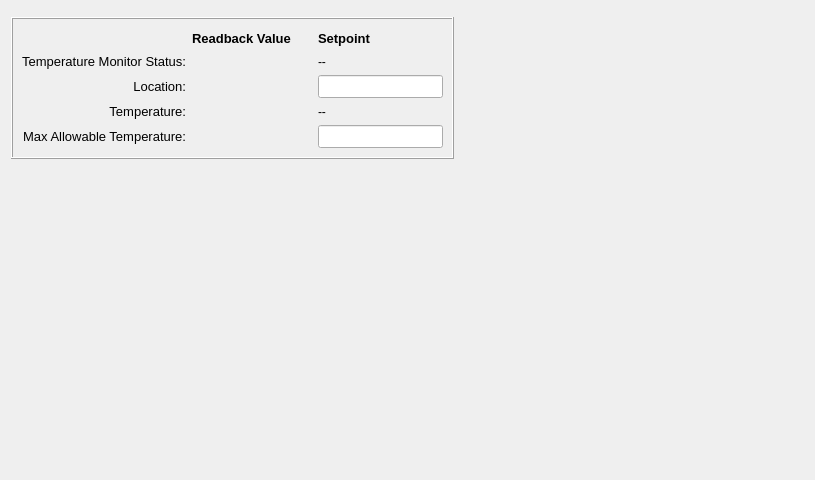
<?xml version="1.0" encoding="UTF-8"?>
<ui version="4.0">
 <class>Form</class>
 <widget class="QWidget" name="Form">
  <property name="geometry">
   <rect>
    <x>0</x>
    <y>0</y>
    <width>815</width>
    <height>480</height>
   </rect>
  </property>
  <property name="sizePolicy">
   <sizepolicy hsizetype="MinimumExpanding" vsizetype="MinimumExpanding">
    <horstretch>0</horstretch>
    <verstretch>0</verstretch>
   </sizepolicy>
  </property>
  <property name="minimumSize">
   <size>
    <width>640</width>
    <height>480</height>
   </size>
  </property>
  <property name="windowTitle">
   <string>Temperature Monitor Expert</string>
  </property>
  <layout class="QVBoxLayout" name="verticalLayout">
   <item>
    <widget class="PyDMEmbeddedDisplay" name="Header">
     <property name="sizePolicy">
      <sizepolicy hsizetype="Expanding" vsizetype="Fixed">
       <horstretch>0</horstretch>
       <verstretch>0</verstretch>
      </sizepolicy>
     </property>
     <property name="maximumSize">
      <size>
       <width>16777215</width>
       <height>30</height>
      </size>
     </property>
     <property name="toolTip">
      <string/>
     </property>
     <property name="frameShape">
      <enum>QFrame::NoFrame</enum>
     </property>
     <property name="macros" stdset="0">
      <string>{&quot;TITLE&quot;:&quot;Temperature Monitor Expert: ${DEVICE}&quot;}</string>
     </property>
     <property name="filename" stdset="0">
      <string>./widgets/header.ui</string>
     </property>
    </widget>
   </item>
   <item>
    <layout class="QHBoxLayout" name="horizontalLayout">
     <item>
      <widget class="QFrame" name="frame">
       <property name="frameShape">
        <enum>QFrame::Box</enum>
       </property>
       <property name="frameShadow">
        <enum>QFrame::Raised</enum>
       </property>
       <layout class="QGridLayout" name="gridLayout_2">
        <item row="3" column="0">
         <widget class="PyDMLabel" name="CurrentTempLabel">
          <property name="font">
           <font>
            <pointsize>10</pointsize>
           </font>
          </property>
          <property name="toolTip">
           <string/>
          </property>
          <property name="text">
           <string>Temperature:</string>
          </property>
          <property name="alignment">
           <set>Qt::AlignRight|Qt::AlignTrailing|Qt::AlignVCenter</set>
          </property>
         </widget>
        </item>
        <item row="0" column="2">
         <spacer name="horizontalSpacer">
          <property name="orientation">
           <enum>Qt::Horizontal</enum>
          </property>
          <property name="sizeType">
           <enum>QSizePolicy::Fixed</enum>
          </property>
          <property name="sizeHint" stdset="0">
           <size>
            <width>20</width>
            <height>20</height>
           </size>
          </property>
         </spacer>
        </item>
        <item row="4" column="0">
         <widget class="PyDMLabel" name="MaxTempLabel">
          <property name="font">
           <font>
            <pointsize>10</pointsize>
           </font>
          </property>
          <property name="toolTip">
           <string/>
          </property>
          <property name="text">
           <string>Max Allowable Temperature:</string>
          </property>
          <property name="alignment">
           <set>Qt::AlignRight|Qt::AlignTrailing|Qt::AlignVCenter</set>
          </property>
         </widget>
        </item>
        <item row="3" column="1">
         <widget class="PyDMLabel" name="CurrentTemp">
          <property name="sizePolicy">
           <sizepolicy hsizetype="Fixed" vsizetype="Preferred">
            <horstretch>0</horstretch>
            <verstretch>0</verstretch>
           </sizepolicy>
          </property>
          <property name="minimumSize">
           <size>
            <width>100</width>
            <height>0</height>
           </size>
          </property>
          <property name="maximumSize">
           <size>
            <width>100</width>
            <height>16777215</height>
           </size>
          </property>
          <property name="font">
           <font>
            <pointsize>10</pointsize>
           </font>
          </property>
          <property name="toolTip">
           <string/>
          </property>
          <property name="showUnits" stdset="0">
           <bool>true</bool>
          </property>
          <property name="channel" stdset="0">
           <string>${PV}_RBV</string>
          </property>
          <property name="displayFormat" stdset="0">
           <enum>PyDMLabel::Decimal</enum>
          </property>
         </widget>
        </item>
        <item row="4" column="1">
         <widget class="PyDMLabel" name="PyDMLabel_4">
          <property name="font">
           <font>
            <pointsize>10</pointsize>
           </font>
          </property>
          <property name="toolTip">
           <string/>
          </property>
          <property name="showUnits" stdset="0">
           <bool>true</bool>
          </property>
          <property name="channel" stdset="0">
           <string>${PV}:MAX_TEMP_RBV</string>
          </property>
         </widget>
        </item>
        <item row="0" column="3">
         <widget class="PyDMLabel" name="PyDMLabel_2">
          <property name="font">
           <font>
            <pointsize>10</pointsize>
            <weight>75</weight>
            <bold>true</bold>
           </font>
          </property>
          <property name="toolTip">
           <string/>
          </property>
          <property name="text">
           <string>Setpoint</string>
          </property>
         </widget>
        </item>
        <item row="2" column="1">
         <widget class="PyDMLabel" name="PyDMLabel_6">
          <property name="font">
           <font>
            <pointsize>10</pointsize>
           </font>
          </property>
          <property name="toolTip">
           <string/>
          </property>
          <property name="channel" stdset="0">
           <string>${PV}:LOC</string>
          </property>
         </widget>
        </item>
        <item row="3" column="3">
         <widget class="PyDMLabel" name="PyDMLabel_3">
          <property name="sizePolicy">
           <sizepolicy hsizetype="Fixed" vsizetype="Preferred">
            <horstretch>0</horstretch>
            <verstretch>0</verstretch>
           </sizepolicy>
          </property>
          <property name="toolTip">
           <string/>
          </property>
          <property name="text">
           <string>--</string>
          </property>
         </widget>
        </item>
        <item row="0" column="1">
         <widget class="PyDMLabel" name="PyDMLabel">
          <property name="font">
           <font>
            <pointsize>10</pointsize>
            <weight>75</weight>
            <bold>true</bold>
           </font>
          </property>
          <property name="toolTip">
           <string/>
          </property>
          <property name="text">
           <string>Readback Value</string>
          </property>
         </widget>
        </item>
        <item row="2" column="0">
         <widget class="PyDMLabel" name="PyDMLabel_5">
          <property name="font">
           <font>
            <pointsize>10</pointsize>
           </font>
          </property>
          <property name="toolTip">
           <string/>
          </property>
          <property name="text">
           <string>Location:</string>
          </property>
          <property name="alignment">
           <set>Qt::AlignRight|Qt::AlignTrailing|Qt::AlignVCenter</set>
          </property>
         </widget>
        </item>
        <item row="4" column="3">
         <widget class="PyDMLineEdit" name="PyDMLineEdit">
          <property name="sizePolicy">
           <sizepolicy hsizetype="Fixed" vsizetype="Fixed">
            <horstretch>0</horstretch>
            <verstretch>0</verstretch>
           </sizepolicy>
          </property>
          <property name="minimumSize">
           <size>
            <width>100</width>
            <height>0</height>
           </size>
          </property>
          <property name="maximumSize">
           <size>
            <width>16777215</width>
            <height>16777215</height>
           </size>
          </property>
          <property name="baseSize">
           <size>
            <width>100</width>
            <height>0</height>
           </size>
          </property>
          <property name="font">
           <font>
            <pointsize>10</pointsize>
           </font>
          </property>
          <property name="toolTip">
           <string/>
          </property>
          <property name="showUnits" stdset="0">
           <bool>true</bool>
          </property>
          <property name="channel" stdset="0">
           <string>${PV}:MAX_TEMP</string>
          </property>
          <property name="displayFormat" stdset="0">
           <enum>PyDMLineEdit::Decimal</enum>
          </property>
         </widget>
        </item>
        <item row="2" column="3">
         <widget class="PyDMLineEdit" name="PyDMLineEdit_2">
          <property name="sizePolicy">
           <sizepolicy hsizetype="Fixed" vsizetype="Fixed">
            <horstretch>0</horstretch>
            <verstretch>0</verstretch>
           </sizepolicy>
          </property>
          <property name="font">
           <font>
            <pointsize>10</pointsize>
           </font>
          </property>
          <property name="toolTip">
           <string/>
          </property>
          <property name="channel" stdset="0">
           <string>${PV}:LOC</string>
          </property>
         </widget>
        </item>
        <item row="1" column="0">
         <widget class="PyDMLabel" name="PyDMLabel_7">
          <property name="font">
           <font>
            <pointsize>10</pointsize>
           </font>
          </property>
          <property name="toolTip">
           <string/>
          </property>
          <property name="text">
           <string>Temperature Monitor Status:</string>
          </property>
          <property name="alignment">
           <set>Qt::AlignRight|Qt::AlignTrailing|Qt::AlignVCenter</set>
          </property>
         </widget>
        </item>
        <item row="1" column="3">
         <widget class="PyDMLabel" name="PyDMLabel_8">
          <property name="toolTip">
           <string/>
          </property>
          <property name="text">
           <string>--</string>
          </property>
         </widget>
        </item>
        <item row="1" column="1">
         <widget class="PyDMLabel" name="PyDMLabel_9">
          <property name="font">
           <font>
            <pointsize>10</pointsize>
           </font>
          </property>
          <property name="toolTip">
           <string/>
          </property>
          <property name="channel" stdset="0">
           <string>${PV}:ERROR_RBV</string>
          </property>
         </widget>
        </item>
       </layout>
      </widget>
     </item>
     <item>
      <spacer name="horizontalSpacer_3">
       <property name="orientation">
        <enum>Qt::Horizontal</enum>
       </property>
       <property name="sizeHint" stdset="0">
        <size>
         <width>40</width>
         <height>20</height>
        </size>
       </property>
      </spacer>
     </item>
    </layout>
   </item>
   <item>
    <spacer name="verticalSpacer">
     <property name="orientation">
      <enum>Qt::Vertical</enum>
     </property>
     <property name="sizeHint" stdset="0">
      <size>
       <width>20</width>
       <height>40</height>
      </size>
     </property>
    </spacer>
   </item>
  </layout>
 </widget>
 <customwidgets>
  <customwidget>
   <class>PyDMLabel</class>
   <extends>QLabel</extends>
   <header>pydm.widgets.label</header>
  </customwidget>
  <customwidget>
   <class>PyDMEmbeddedDisplay</class>
   <extends>QFrame</extends>
   <header>pydm.widgets.embedded_display</header>
  </customwidget>
  <customwidget>
   <class>PyDMLineEdit</class>
   <extends>QLineEdit</extends>
   <header>pydm.widgets.line_edit</header>
  </customwidget>
 </customwidgets>
 <resources/>
 <connections/>
</ui>
